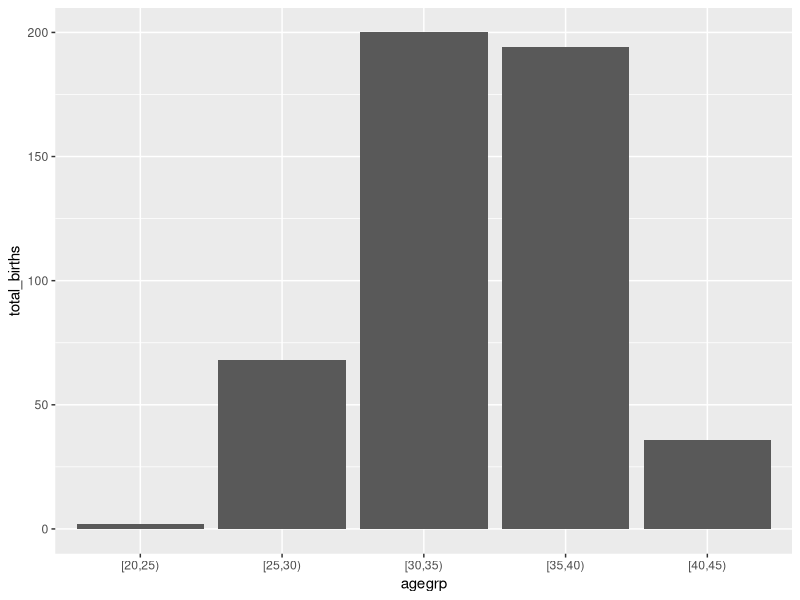
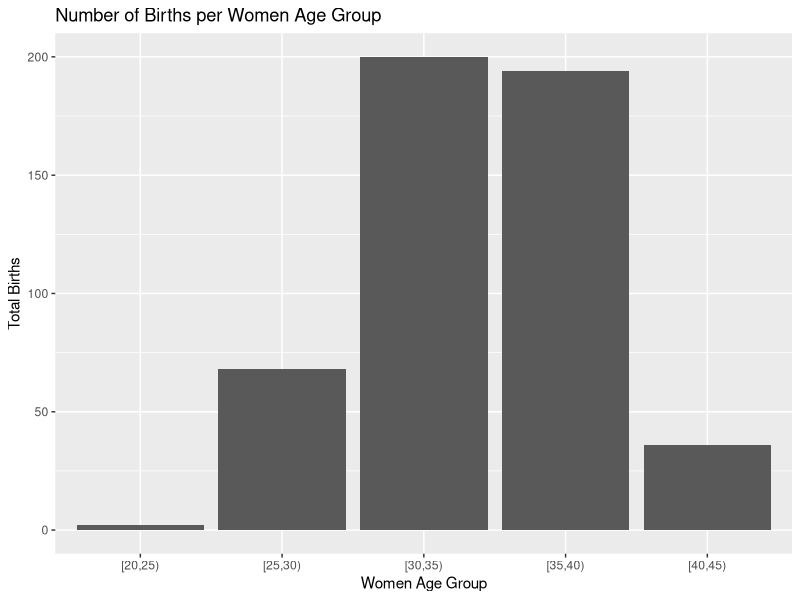

Here is the R script that generated these plots, in order:
## ---- chunk 1
knitr::opts_chunk$set(prefix.string = "./graph/tidyverse")
## ---- chunk 2
library(Epi)
suppressPackageStartupMessages(library(tidyverse))
data(births)
## ---- chunk 3
class(births)
head(births)
## ---- chunk 4
str(births)
## ---- chunk 5
births_tbl <- as_tibble(births)

class(births_tbl)
births_tbl

# another way to visualize data set is to use glimpse function
glimpse(births_tbl)
## ---- chunk 6
head(births, 4)
births |> head(4)
## ---- chunk 7
4 %>% head(births, .)
## ---- chunk 8
4 |> head(births, pos=_)
## ---- chunk 9
births_tbl <-
  births_tbl |>
  mutate(
    # modify hyp varible (conversion into factor)
    hyp = 
      factor(
        hyp, 
        levels = c(0, 1), 
        labels = c("normal", "hyper")
      ),
    # creating a new variable aggrep
    agegrp = 
      cut(
        matage, 
        breaks = c(20, 25, 30, 35, 40, 45), 
        right = FALSE
      ),
    # modify sex variable (conversion into factor)
    sex = 
      factor(
        sex, 
        levels = c(1, 2), 
        labels = c("M", "F")
      ),
    # creating a new variable gest4 with case_when instead of cut
    gest4 =
      case_when(
        gestwks < 25 ~ "less than 25 weeks",
        gestwks >= 25 & gestwks < 30 ~ "25-30 weeks",
        gestwks >= 30 & gestwks < 35 ~ "30-35 weeks",
        gestwks >= 35 ~ "more than 35 weeks"
      )
  )

births_tbl
## ---- chunk 10
births_tbl |>
  # select only id, women age group, sex 
  # and birth weight of the baby
  select(id, agegrp, sex, bweight) |>
  # keep only babies weighing more than 4000g
  filter(bweight > 4000)
## ---- chunk 11
births_tbl |>
  # select only id, women age group, sex 
  # and birth weight of the baby
  select(
    id,
    "Age group" = agegrp,
    Sex = sex,
    "Birth weight" = bweight
  ) |>
  # rearrange rows to put the heaviest newborn on top
  arrange(desc(`Birth weight`))
## ---- chunk 12
births_tbl |>
  # select only id, women age group, sex 
  # and birth weight of the baby
  select(
    id,
    "Age group" = agegrp,
    Sex = sex,
    "Birth weight" = bweight
  ) |>
  # rearrange rows to put the heaviest newborn on top
  arrange(Sex, desc(`Birth weight`))
## ---- chunk 13
births.01 <-
  births_tbl |>
  # group the data according to the sex attribute
  group_by(sex) |>
  # count the number of rows/individuals in each group
  summarise(
    count = n()
  )
births.01
## ---- chunk 14
births.02 <-
  births.01 |>
  mutate(
    percent = count / sum(count) * 100
  )
## ---- chunk 15
births.03 <-
  births_tbl |>
  select(gest4, sex, gestwks, bweight, matage) |>
  group_by(gest4, sex) |>
  summarise(
    across(
      where(is.numeric),
      ~ mean(.x, na.rm = TRUE)
    ),
    .groups = "drop"
  )
births.03
## ---- chunk 16
births.03 |>
  rename_with(toupper, where(~ !is.numeric(.x)))
## ---- chunk 17
births.05 <-
  births_tbl |>
  group_by(sex) |>
  summarise(
    count = n(),
    bweight.mean = mean(bweight)
  )
births.05
## ---- chunk 18
births.05 |>
  summarise(
    count.tot = sum(count),
    bweight.mean.tot = weighted.mean(bweight.mean, count)
  )

# this is equivalent to
births_tbl |>
  summarise(
    count.tot = n(),
    bweight.mean.tot = mean(bweight)
  )
## ---- chunk 19
births.06 <-
  births_tbl |>
  group_by(sex, lowbw) |>
  summarise(
    count = n()
  )
births.06
## ---- chunk 20
births.06 |>
  mutate(
    percent = count / sum(count) * 100
  )

births.06 |>
  ungroup() |>
  mutate(
    percent = count / sum(count) * 100
  )
## ---- chunk 21
# this tibble will still be grouped by sex
births_tbl |>
  group_by(sex, lowbw) |>
  summarise(
    count = n()
  )

# this tibble will be group free
births_tbl |>
  group_by(sex, lowbw) |>
  summarise(
    count = n(),
    .groups = "drop"
  )
## ---- chunk 22
births_tbl |>
  group_by(gest4) |>
  summarise(
    count = n(),
    bweight.mean = mean(bweight)
  )
## ---- chunk 23
births_tbl |>
  # keep only the newborn with defined gesational time category
  filter(
    !is.na(gest4)
  ) |>
  group_by(lowbw, gest4) |>
  # compute the number of babies in each cross category
  summarise(
    count = n()
  ) |>
  # compute the percentage of babies in each gestational 
  # time category per birth weight category
  mutate(
    percent = count / sum(count, na.rm = TRUE)
  )
## ---- chunk 24
births_tbl |>
  filter(
    !is.na(gest4)
  ) |>
  group_by(gest4, lowbw) |>
  summarise(
    count = n()
  ) |>
  # compute the percentage of babies in each birth weight category
  # per gestational time category
  mutate(
    percent = count / sum(count, na.rm = TRUE)
  )
## ---- chunk 25
age <-
  tibble(
    pid = 1:6,
    age = sample(15:25, size = 6, replace = TRUE)
  )

center <-
  tibble(
    pid = c(1, 2, 3, 4, 10),
    center = c("A", "B", "A", "B", "C")
  )

age
center
## ---- chunk 26
bind_rows(age, center)
## ---- chunk 27
# all individuals from ages are kept
left_join(age, center, by = c("pid"))
# everithing is kept
full_join(age, center, by = c("pid"))
# only the individuals present in both dataset are kept
inner_join(age, center, by = c("pid"))
## ---- chunk 28
inner_join(age, center, by = c("pid")) |>
  group_by(center) |>
  summarise(
    mean_age = mean(age)
  )
## ---- chunk 29
birth_per_ageg <- births_tbl |>
  group_by(agegrp) |>
  summarise(total_births = n())
## ---- chunk 30
(gg.01 <-
  ggplot(birth_per_ageg, aes(x = agegrp, y = total_births)) +
  geom_bar(stat = "identity"))
## ---- chunk 31
(gg.02 <-
  gg.01 +
  xlab("Women Age Group") +
  ylab("Total Births") +
  ggtitle("Number of Births per Women Age Group"))
## ---- chunk 32
birth_per_ageg

birth_per_ageg_wide <-
  birth_per_ageg |>
  pivot_wider(
    names_from = "agegrp", 
    values_from = "total_births"
  )

birth_per_ageg_wide
## ---- chunk 33
birth_per_ageg_long <-
  birth_per_ageg_wide |>
  pivot_longer(
    cols = 1:5, 
    names_to = "agegrp", 
    values_to = "total_births"
  )

birth_per_ageg_long
## ---- chunk 34
identical(birth_per_ageg, birth_per_ageg_long)
## ---- chunk 35
birth_per_ageg_long_02 <-
  birth_per_ageg_long |>
  mutate(agegrp = as.factor(agegrp))

identical(birth_per_ageg, birth_per_ageg_long_02)
## ---- chunk 36
# read a csv using core R
fem.csv.core <- read.csv("data/fem.csv")
# read a csv using tidyverse
fem.csv.tidy <- read_csv("data/fem.csv")
# compare
fem.csv.core
fem.csv.tidy
# table dimensions
dim(fem.csv.core)
dim(fem.csv.tidy)
# compare column types
map(fem.csv.core, class)
map(fem.csv.tidy, class)
## ---- chunk 37
# read a csv using core R
occoh.txt.core <- read.table("data/occoh.txt")
# read a csv using tidyverse
occoh.txt.tidy <- read_table("data/occoh.txt")
occoh.txt.tidy <- read_table("data/occoh.txt")
# compare
occoh.txt.core
occoh.txt.tidy
# table dimensions
dim(occoh.txt.core)
dim(occoh.txt.tidy)
# compare column types
map(occoh.txt.core, class)
map(occoh.txt.tidy, class)
## ---- chunk 38
countries <- 
  c("Estonia", "Finland", "Denmark", "United Kingdom", "France")
## ---- chunk 39
country_initials <- str_sub(countries, start = 1, end = 3)
## ---- chunk 40
countries_upper <- str_to_upper(countries)
## ---- chunk 41
countries_modified <- str_replace(countries, "United", "Utd")
## ---- chunk 42
a_positions <- str_locate_all(countries, "n")
## ---- chunk 43
character_counts <- str_length(countries)
## ---- chunk 44
# define the grade dataset
grades <-
  list(
    c1 = c(80, 85, 90),
    c2 = c(75, 70, 85, 88),
    c3 = c(90, 85, 95)
  )
# compute grades
mean_grades <- map(grades, mean)
## ---- chunk 45
map(grades, mean)
map_dbl(grades, mean)
## ---- chunk 46
map_chr(grades, mean)
## ---- chunk 47
map_df(grades, mean)
## ---- chunk 48
1:10 |> purrr::reduce(`*`)
1:10 |> purrr::accumulate(`*`)
